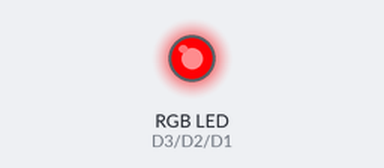
A sketch run on a simulated ESP8266 (NodeMCU). On the bench: an RGB LED mixed from three pins (HIGH = lit). Dim RGB values are drawn brighter than linear; what the sketch prints to the serial monitor is not drawn.

Above: at 0.05 s.
At 0.35 s:
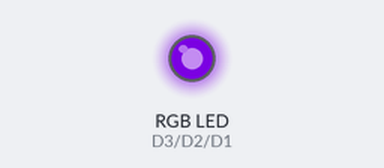
At 0.8 s:
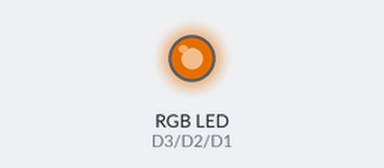
At 1.6 s:
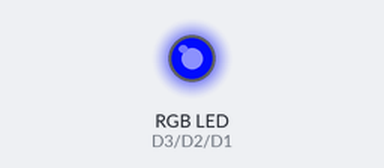
At 2.7 s:
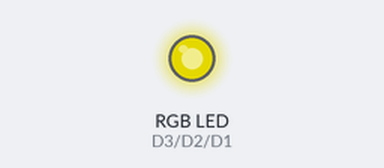
At 3.85 s:
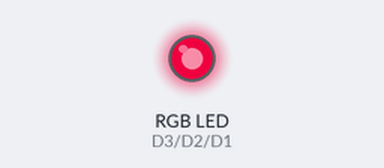
Timing chart, 0 to 5.2 s (numbered marks = the images above):
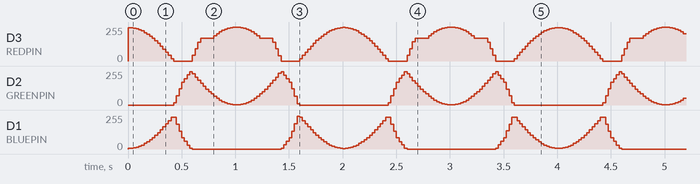

Measured:
- by itself, D2 (GREENPIN): moves between 0/255 and 250/255, repeating every 4.0 s
- by itself, D1 (BLUEPIN): moves between 0/255 and 245/255, repeating every 4.0 s

The sketch:

Led_Tests.ino
```cpp
#include <arduino-timer.h>
#include <FastLED.h>

#define REDPIN   D3
#define GREENPIN D2
#define BLUEPIN  D1

#define SERIAL_BAUD 115200

// Time period of fading in millisecs
#define PERIOD 2000
// Angular Frequency by definition
#define OMEGA 2*PI/PERIOD
// No Phase
#define PHASE 0
// Offset of the sine wave
#define OFFSET 128
// Amplitude of the sine wave
#define AMPLITUDE 127

int update_led_timer = 25;


void showAnalogRGB( const CRGB& rgb)
{
  analogWrite(REDPIN,   rgb.r );
  analogWrite(GREENPIN, rgb.g );//rgb.g
  analogWrite(BLUEPIN,  rgb.b );
}


void callback_led()
{
  float ledValue = OFFSET + AMPLITUDE * (cos((OMEGA * millis()) + PHASE));

  showAnalogRGB(CHSV( ledValue, 255, 255));

  Serial.println(ledValue);

}

void setup() {
  Serial.begin(SERIAL_BAUD);

  pinMode(REDPIN,   OUTPUT);
  pinMode(GREENPIN, OUTPUT);
  pinMode(BLUEPIN,  OUTPUT);

  Serial.write("i am in setup");

}


void loop()
{
  if (millis() % update_led_timer == 0) callback_led();
}
```
